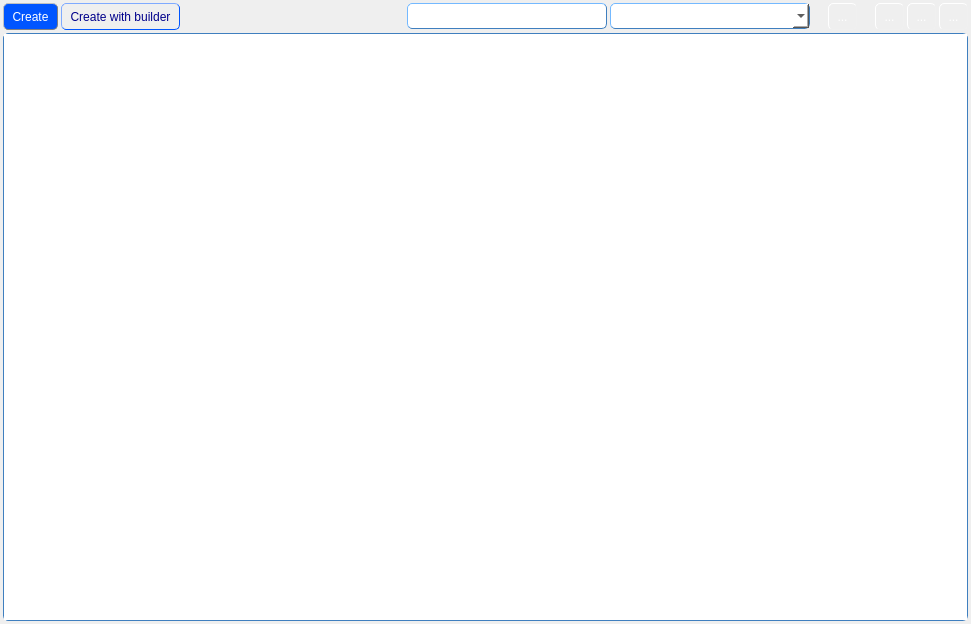
<?xml version="1.0" encoding="UTF-8"?>
<ui version="4.0">
 <class>TableForm</class>
 <widget class="QWidget" name="TableForm">
  <property name="geometry">
   <rect>
    <x>0</x>
    <y>0</y>
    <width>971</width>
    <height>624</height>
   </rect>
  </property>
  <property name="windowTitle">
   <string>Form</string>
  </property>
  <property name="styleSheet">
   <string notr="true">QLineEdit {
               color: black;
               padding: 4px;
               border: 1px solid  rgb(63, 127, 191); 
               border-radius: 5px;
               border-style: outset;
	           font: 10pt &quot;MS Shell Dlg 2&quot;;
              }
QComboBox {
			   color: black;
               padding: 4px;
               border: 1px solid  rgb(63, 127, 191); 
               border-radius: 5px;
               border-style: outset;
               font: 9pt &quot;MS Shell Dlg 2&quot;;
			   background-color: rgb(255, 255, 255);
              }
QTableView {
               color: black;
               border: 1px solid  rgb(63, 127, 191); 
               border-radius: 5px;
	           font: 10pt &quot;MS Shell Dlg 2&quot;;
              }
QHeaderView::section {
   			padding: 4px;
    		height: 40;
}</string>
  </property>
  <layout class="QGridLayout" name="gridLayout">
   <property name="leftMargin">
    <number>3</number>
   </property>
   <property name="topMargin">
    <number>3</number>
   </property>
   <property name="rightMargin">
    <number>3</number>
   </property>
   <property name="bottomMargin">
    <number>3</number>
   </property>
   <property name="spacing">
    <number>3</number>
   </property>
   <item row="0" column="0">
    <layout class="QHBoxLayout" name="horizontalLayout">
     <item>
      <widget class="QToolButton" name="createButton">
       <property name="styleSheet">
        <string notr="true">QToolButton {
               color: white;
               padding: 4px;
               border: 1px solid grey; 
               border-radius: 5px;
               border-style: outset;
               max-width: 120px;
               background-color: rgb(0, 85, 255);
               font: 10pt &quot;MS Shell Dlg 2&quot;;
              }

QToolButton:hover {
               color: darkblue;
               border: 1px solid grey;
               background-color: rgb(255, 255, 255);
               }

QToolButton:pressed {
               color: rgb(0, 0, 197)
               background: shadow;
               border-style: inset;
               }</string>
       </property>
       <property name="text">
        <string>Create</string>
       </property>
      </widget>
     </item>
     <item>
      <widget class="QToolButton" name="builderCreateButton">
       <property name="styleSheet">
        <string notr="true">QToolButton {
                color: darkblue;
               padding: 4px;
               border: 1px solid rgb(0, 85, 255); 
               border-radius: 5px;
               border-style: outset;
               font: 10pt &quot;MS Shell Dlg 2&quot;;
              }

QToolButton:hover {
               color: white;
               border: 1px solid grey;
               background-color: rgb(0, 78, 235);
               }

QToolButton:pressed {
               color: rgb(0, 0, 197)
               background: shadow;
               border-style: inset;
               }</string>
       </property>
       <property name="text">
        <string>Create with builder</string>
       </property>
      </widget>
     </item>
     <item>
      <spacer name="horizontalSpacer_3">
       <property name="orientation">
        <enum>Qt::Horizontal</enum>
       </property>
       <property name="sizeHint" stdset="0">
        <size>
         <width>40</width>
         <height>20</height>
        </size>
       </property>
      </spacer>
     </item>
     <item>
      <widget class="QLineEdit" name="searchLine">
       <property name="enabled">
        <bool>true</bool>
       </property>
       <property name="sizePolicy">
        <sizepolicy hsizetype="Minimum" vsizetype="Fixed">
         <horstretch>0</horstretch>
         <verstretch>0</verstretch>
        </sizepolicy>
       </property>
       <property name="minimumSize">
        <size>
         <width>200</width>
         <height>0</height>
        </size>
       </property>
       <property name="styleSheet">
        <string notr="true"/>
       </property>
       <property name="text">
        <string/>
       </property>
      </widget>
     </item>
     <item>
      <widget class="QComboBox" name="searchParamBox">
       <property name="minimumSize">
        <size>
         <width>200</width>
         <height>0</height>
        </size>
       </property>
       <property name="styleSheet">
        <string notr="true"/>
       </property>
      </widget>
     </item>
     <item>
      <spacer name="horizontalSpacer">
       <property name="orientation">
        <enum>Qt::Horizontal</enum>
       </property>
       <property name="sizeType">
        <enum>QSizePolicy::Minimum</enum>
       </property>
       <property name="sizeHint" stdset="0">
        <size>
         <width>15</width>
         <height>20</height>
        </size>
       </property>
      </spacer>
     </item>
     <item>
      <widget class="QToolButton" name="searchButton">
       <property name="styleSheet">
        <string notr="true">QToolButton {
               color: white;
               padding: 4px;
               border: 1px solid rgb(240, 240, 240); 
               border-radius: 5px;
               border-style: outset;
               max-width: 120px;
               font: bold 10pt &quot;MS Shell Dlg 2&quot;;
              }

QToolButton:hover {
               color: white;
               border: 1px solid grey;
               }

QToolButton:pressed {
               color: rgb(0, 0, 197)
               background: shadow;
               border-style: inset;
               }</string>
       </property>
       <property name="text">
        <string>...</string>
       </property>
       <property name="icon">
        <iconset resource="../res/res.qrc">
         <normaloff>:/search.png</normaloff>:/search.png</iconset>
       </property>
      </widget>
     </item>
     <item>
      <spacer name="horizontalSpacer_2">
       <property name="orientation">
        <enum>Qt::Horizontal</enum>
       </property>
       <property name="sizeType">
        <enum>QSizePolicy::Minimum</enum>
       </property>
       <property name="sizeHint" stdset="0">
        <size>
         <width>15</width>
         <height>20</height>
        </size>
       </property>
      </spacer>
     </item>
     <item>
      <widget class="QToolButton" name="builderUpdateButton">
       <property name="styleSheet">
        <string notr="true">QToolButton {
               color: white;
               padding: 4px;
               border: 1px solid rgb(240, 240, 240);
               border-radius: 5px;
               border-style: outset;
               max-width: 120px;
               font: bold 10pt &quot;MS Shell Dlg 2&quot;;
              }

QToolButton:hover {
               color: white;
               border: 1px solid grey;
               }

QToolButton:pressed {
               color: rgb(0, 0, 197)
               background: shadow;
               border-style: inset;
               }</string>
       </property>
       <property name="text">
        <string>...</string>
       </property>
       <property name="icon">
        <iconset resource="../res/res.qrc">
         <normaloff>:/update.png</normaloff>:/update.png</iconset>
       </property>
      </widget>
     </item>
     <item>
      <widget class="QToolButton" name="editButton">
       <property name="styleSheet">
        <string notr="true">QToolButton {
               color: white;
               padding: 4px;
               border: 1px solid rgb(240, 240, 240); 
               border-radius: 5px;
               border-style: outset;
               max-width: 120px;
               font: bold 10pt &quot;MS Shell Dlg 2&quot;;
              }

QToolButton:hover {
               color: white;
               border: 1px solid grey;
               }

QToolButton:pressed {
               color: rgb(0, 0, 197)
               background: shadow;
               border-style: inset;
               }</string>
       </property>
       <property name="text">
        <string>...</string>
       </property>
       <property name="icon">
        <iconset resource="../res/res.qrc">
         <normaloff>:/edit.png</normaloff>:/edit.png</iconset>
       </property>
      </widget>
     </item>
     <item>
      <widget class="QToolButton" name="deleteButton">
       <property name="styleSheet">
        <string notr="true">QToolButton {
               color: white;
               padding: 4px;
               border: 1px solid rgb(240, 240, 240); 
               border-radius: 5px;
               border-style: outset;
               max-width: 120px;
               font: bold 10pt &quot;MS Shell Dlg 2&quot;;
              }

QToolButton:hover {
               color: white;
               border: 1px solid grey;
               }

QToolButton:pressed {
               color: rgb(0, 0, 197)
               background: shadow;
               border-style: inset;
               }</string>
       </property>
       <property name="text">
        <string>...</string>
       </property>
       <property name="icon">
        <iconset resource="../res/res.qrc">
         <normaloff>:/delete.png</normaloff>:/delete.png</iconset>
       </property>
      </widget>
     </item>
    </layout>
   </item>
   <item row="1" column="0">
    <widget class="QTableView" name="mainTableView"/>
   </item>
  </layout>
 </widget>
 <tabstops>
  <tabstop>createButton</tabstop>
  <tabstop>builderCreateButton</tabstop>
  <tabstop>builderUpdateButton</tabstop>
  <tabstop>editButton</tabstop>
  <tabstop>deleteButton</tabstop>
  <tabstop>searchButton</tabstop>
  <tabstop>mainTableView</tabstop>
  <tabstop>searchLine</tabstop>
  <tabstop>searchParamBox</tabstop>
 </tabstops>
 <resources>
  <include location="../res/res.qrc"/>
 </resources>
 <connections/>
</ui>
